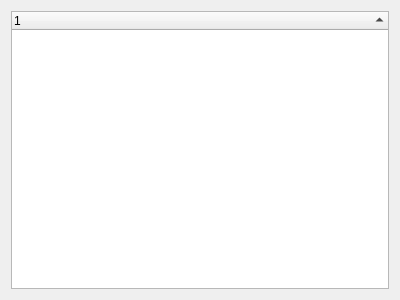
<?xml version="1.0" encoding="UTF-8"?>
<ui version="4.0">
 <class>UploadWidget</class>
 <widget class="QWidget" name="UploadWidget">
  <property name="geometry">
   <rect>
    <x>0</x>
    <y>0</y>
    <width>400</width>
    <height>300</height>
   </rect>
  </property>
  <property name="windowTitle">
   <string>Form</string>
  </property>
  <layout class="QHBoxLayout" name="horizontalLayout">
   <item>
    <widget class="QTreeWidget" name="uploadsList">
     <property name="editTriggers">
      <set>QAbstractItemView::NoEditTriggers</set>
     </property>
     <property name="alternatingRowColors">
      <bool>true</bool>
     </property>
     <property name="indentation">
      <number>0</number>
     </property>
     <property name="uniformRowHeights">
      <bool>true</bool>
     </property>
     <property name="sortingEnabled">
      <bool>true</bool>
     </property>
     <attribute name="headerDefaultSectionSize">
      <number>150</number>
     </attribute>
     <attribute name="headerShowSortIndicator" stdset="0">
      <bool>true</bool>
     </attribute>
     <attribute name="headerDefaultSectionSize">
      <number>150</number>
     </attribute>
     <column>
      <property name="text">
       <string notr="true">1</string>
      </property>
     </column>
    </widget>
   </item>
  </layout>
 </widget>
 <resources/>
 <connections/>
</ui>
